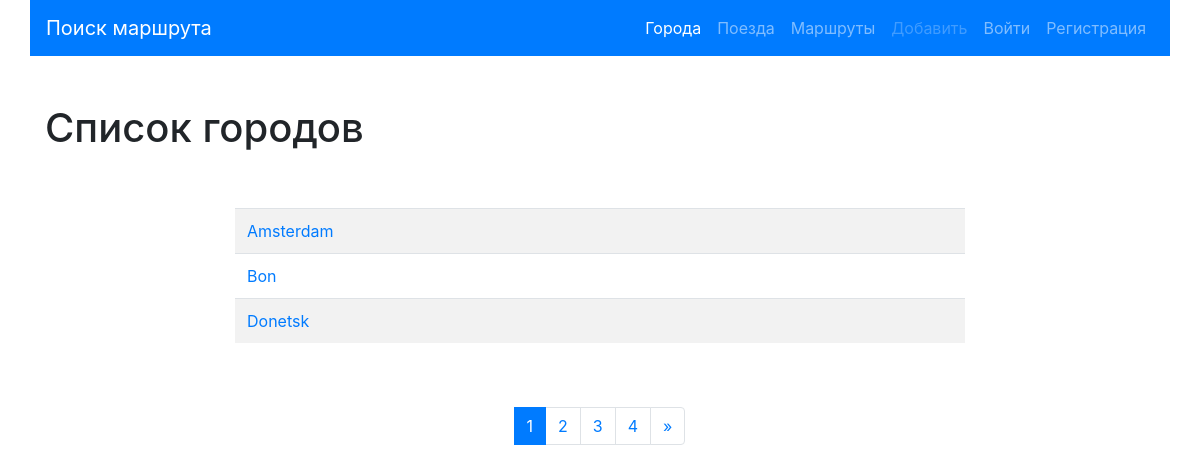
Screenshot of /cities/ with the database file from the repository.
### cities/models.py (models this page shows, shortened)
class City(models.Model):
    name = models.CharField(max_length=150, unique=True, verbose_name='Город')
    class Meta:
        verbose_name = 'Город'
        verbose_name_plural = 'Города'
        ordering = ['name']

### cities/views.py (the view)
# urls.py: path('', CityListView.as_view(), name='home'),
class CityListView(ListView):
    paginate_by = 3
    model = City
    template_name = 'cities/home.html'
    def get_context_data(self, **kwargs):
        context = super().get_context_data(**kwargs)
        form = CityForm()
        context['form'] = form
        return context

### cities/templates/cities/home.html (shortened to what this page needs)
{% extends 'base.html' %}
{% block content %}
<h1>Список городов</h1>
<div class="row">
    <div class="col-md-8 mx-auto my-5">
        <table class="table table-striped">
            {% for object in page_obj %}
            <tr>
                <td>
                      <a href="{% url 'cities:detail' pk=object.pk %}">{{ object.name }}</a>
                </td>
                                {% if user.is_authenticated %}
                <td>
                      <a href="{% url 'cities:update' pk=object.pk %}">
                             <button type="submit" class="btn btn-primary">Редактировать</button></a>
                </td>
                <td>
                     <a href="{% url 'cities:delete' pk=object.pk %}">
                             <button type="submit" class="btn btn-danger">Удалить</button></a>
                </td>
                        {% else %}
                 <td>&nbsp;</td>
                <td>&nbsp;</td>
                {% endif %}
            </tr>
        {% endfor %}
            </table>
    </div>
</div>
<nav aria-label="Page navigation example">
  <ul class="pagination justify-content-center">
      {% for page in page_obj.paginator.page_range%}
          <li class="page-item {% if page == page_obj.number %} active {% endif %}">
              <a class="page-link" href="?page={{page}}">
                  {{ page }}
              </a>
          </li>
      {% endfor %}
    <li class="page-item">
        {% if page_obj.has_next %}
            <a class="page-link" href="?page={{ page_obj.paginator.num_pages }}" arial-label="Next">
        <span aria-hidden="true">&raquo;</span></a>
        {% endif %}
    </li>
  </ul>
</nav>
{% endblock %}

### rows the page displays
City: name "Amsterdam"
City: name "Bon"
City: name "Donetsk"

### other values shown
{{ page }} "1" "2" "3" "4"
